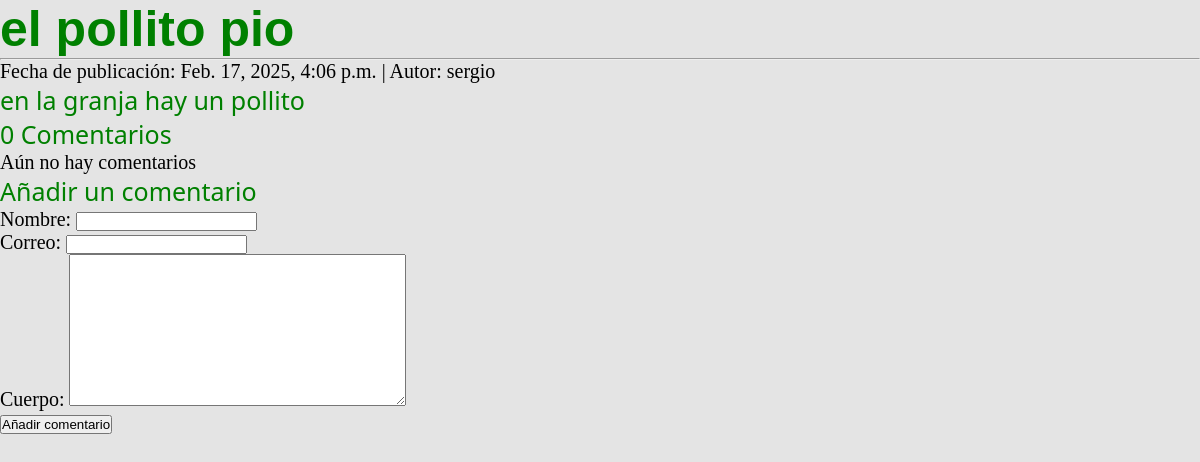
Before: /blog/el pollito pio/cancion/ with the older database file.
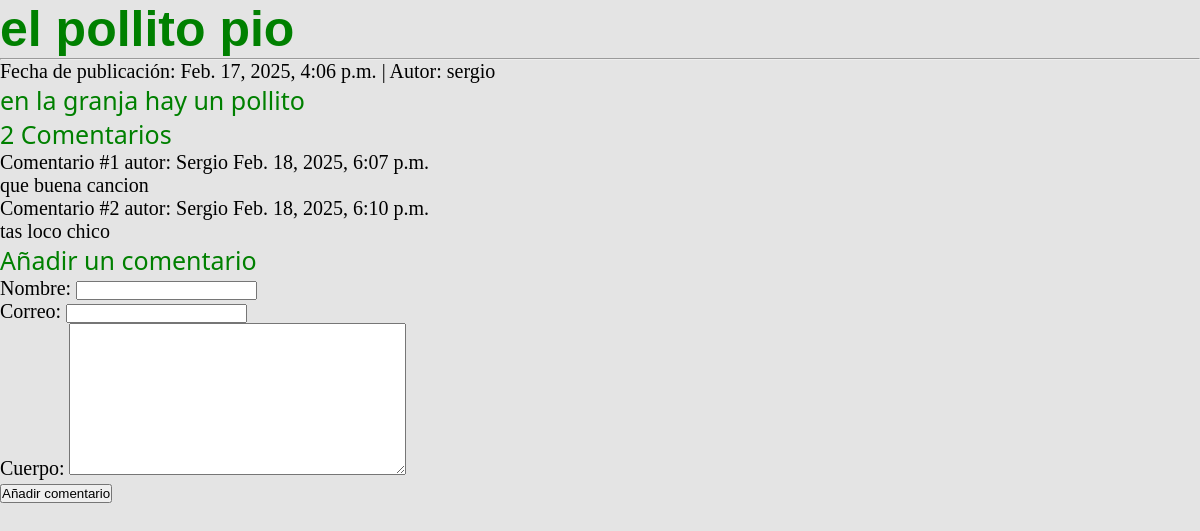
After: the same page with the newer database file.
### blog/models.py (models this page shows, shortened)
class Comentario(models.Model):
    publicacion = models.ForeignKey(Post, on_delete=models.CASCADE, related_name="comments")
    nombre = models.CharField(max_length=80)
    correo = models.EmailField()
    cuerpo = models.TextField()
    creado = models.DateTimeField(auto_now_add=True)
    actualizado = models.DateTimeField(auto_now=True)
    activo = models.BooleanField(default=True)
    class Meta:
        ordering = ('creado',)

### blog/views.py (the view, shortened to what this page needs)
# urls.py: path('<str:titulo_arg>/<str:tema_arg>/', Detalle_publicacion, name='detalles'),
def Detalle_publicacion(request, titulo_arg, tema_arg):
    publicacion = get_object_or_404(Post, titulo=titulo_arg, tema=tema_arg)
    comentarios = publicacion.comments.filter(activo=True)
    nuevo_comentario = None
    comentario_form = ComentarioFormulario()
    return render(request, 'post_unico.html', {
        'publicacion': publicacion,
        'comentarios': comentarios,
        'nuevo_comentario': nuevo_comentario,
        'comentario_form': comentario_form
    })

### blog/forms.py
class ComentarioFormulario(forms.ModelForm):
    class Meta:
        model = Comentario
        fields = ('nombre', 'correo', 'cuerpo')

### blog/templates/post_unico.html (shortened to what this page needs)
{% load static %}
<!DOCTYPE html>
<html lang="es">
<head>
    <link rel="stylesheet" href="{% static 'css/style.css' %}">
</head>
<body>
    <h1>{{publicacion.titulo}}</h1>
    <hr>
    <p>
        Fecha de publicación: {{publicacion.publicado}} | Autor: {{publicacion.autor}}
    </p>
    <h2>
        {{publicacion.cuerpo}}
    </h2>
    {% with comentarios.count as total %}
    <h2>
        {{total}} Comentario{{total|pluralize}}
    </h2>
    {% endwith %}
    {% for comentario in comentarios %}
    <div>
        <p>
            Comentario #{{forloop.counter}} autor: {{comentario.nombre}}
            {{comentario.creado}}
        </p>
        {{comentario.cuerpo|linebreaks}}
    </div>
    {% empty %}
        <p>
            Aún no hay comentarios
        </p>
    {% endfor %}
    <h2>Añadir un comentario</h2>
    <form method="POST">
        {{ comentario_form.as_p }} <p>
            <input type="submit" value="Añadir comentario">
        </p>
    </form>
</body>
</html>

Changed rows visible on the page:
added Comentario: nombre "Sergio", creado "Feb. 18, 2025, 6:07 p.m.", cuerpo "que buena cancion"
added Comentario: nombre "Sergio", creado "Feb. 18, 2025, 6:10 p.m.", cuerpo "tas loco chico"
Other visible differences:
{{ total }}: "0" → "2"
text no longer shown: "Aún no hay comentarios"
